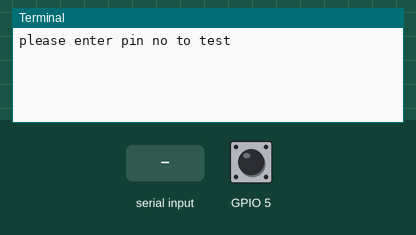
Recording of a program running on a simulated Raspberry Pi (BCM pin numbers). On the bench: the last lines printed to the terminal. The test bench sets the inputs (shaded band); at power-on: GPIO 5 HIGH. The clock reads 2024-03-15 10:24:30 at power-on unless the program sets it.

Above: at 1.2 s.
1.3 s: "5" typed at the terminal, then Enter
At 2.5 s:
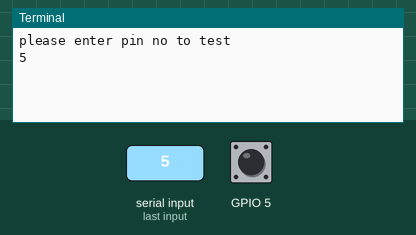
2.8 s: GPIO 5 pulled LOW for 0.15 s
At 3.9 s:
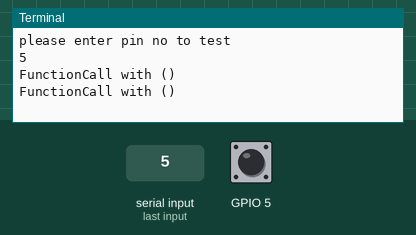

The program:

simple_button.py
```python
import time
from signal import pause
import logging
import RPi.GPIO as GPIO
GPIO.setmode(GPIO.BCM)

logger = logging.getLogger(__name__)


def parse_edge_key(edge):
    if edge in [GPIO.FALLING, GPIO.RISING, GPIO.BOTH]:
        edge
    elif edge.lower() == 'falling':
        edge = GPIO.FALLING
    elif edge.lower() == 'raising':
        edge = GPIO.RISING
    elif edge.lower() == 'both':
        edge = GPIO.BOTH
    else:
        raise KeyError('Unknown Edge type {edge}'.format(edge=edge))
    return edge


def parse_pull_up_down(pull_up_down):
    if pull_up_down in [GPIO.PUD_UP, GPIO.PUD_DOWN, GPIO.PUD_OFF]:
        pull_up_down
    elif pull_up_down.lower() == 'pull_up':
        pull_up_down = GPIO.PUD_UP
    elif pull_up_down.lower() == 'pull_down':
        pull_up_down = GPIO.PUD_DOWN
    elif pull_up_down.lower() == 'pull_off':
        pull_up_down = GPIO.PUD_OFF
    else:
        raise KeyError('Unknown Pull Up/Down type {pull_up_down}'.format(pull_up_down=pull_up_down))
    return pull_up_down


# This function takes a holding time (fractional seconds), a channel, a GPIO state and an action reference (function).
# It checks if the GPIO is in the state since the function was called. If the state
# changes it return False. If the time is over the function returns True.
def checkGpioStaysInState(holdingTime, gpioChannel, gpioHoldingState):
    # Get a reference start time (https://docs.python.org/3/library/time.html#time.perf_counter)
    startTime = time.perf_counter()
    # Continously check if time is not over
    while True:
        currentState = GPIO.input(gpioChannel)
        if holdingTime < (time.perf_counter() - startTime):
            break
        # Return if state does not match holding state
        if (gpioHoldingState != currentState):
            return False
        # Else: Wait

    if (gpioHoldingState != currentState):
        return False
    return True


class SimpleButton:
    def __init__(self, pin, action=lambda *args: None, name=None, bouncetime=500, edge=GPIO.FALLING,
                 hold_time=.1, hold_repeat=False, pull_up_down=GPIO.PUD_UP):
        self.edge = parse_edge_key(edge)
        self.hold_time = hold_time
        self.hold_repeat = hold_repeat
        self.pull_up = True
        self.pull_up_down = parse_pull_up_down(pull_up_down)

        self.pin = pin
        self.name = name
        self.bouncetime = bouncetime
        GPIO.setup(self.pin, GPIO.IN, pull_up_down=self.pull_up_down)
        self._action = action
        GPIO.add_event_detect(self.pin, edge=self.edge, callback=self.callbackFunctionHandler,
                              bouncetime=self.bouncetime)

    def callbackFunctionHandler(self, *args):
        if (len(args) > 0 and args[0] == self.pin):
            logger.debug('args before: {}'.format(args))
            args = args[1:]
            logger.debug('args after: {}'.format(args))

        if self.hold_repeat:
            return self.holdAndRepeatHandler(*args)
        logger.info('{}: executre callback'.format(self.name))
        return self.when_pressed(*args)

    @property
    def when_pressed(self):
        logger.info('{}: action'.format(self.name))
        return self._action

    @when_pressed.setter
    def when_pressed(self, func):
        logger.info('{}: set when_pressed')
        self._action = func

        GPIO.remove_event_detect(self.pin)
        self._action = func
        logger.info('add new action')
        GPIO.add_event_detect(self.pin, edge=self.edge, callback=self.callbackFunctionHandler, bouncetime=self.bouncetime)

    def set_callbackFunction(self, callbackFunction):
        self.when_pressed = callbackFunction

    def holdAndRepeatHandler(self, *args):
        logger.info('{}: holdAndRepeatHandler'.format(self.name))
        # Rise volume as requested
        self.when_pressed(*args)
        # Detect holding of button
        while checkGpioStaysInState(self.hold_time, self.pin, GPIO.LOW):
            self.when_pressed(*args)

    def __del__(self):
        logger.debug('remove event detection')
        GPIO.remove_event_detect(self.pin)

    @property
    def is_pressed(self):
        if self.pull_up:
            return not GPIO.input(self.pin)
        return GPIO.input(self.pin)

    def __repr__(self):
        return '<SimpleButton-{}(pin {},hold_repeat={},hold_time={})>'.format(
            self.name, self.pin, self.hold_repeat, self.hold_time
        )


if __name__ == "__main__":
    print('please enter pin no to test')
    pin = int(input())
    func = lambda *args: print('FunctionCall with {}'.format(args))
    btn = SimpleButton(pin=pin, action=func, hold_repeat=True)
    pause()
```

Measured:
- after the input at 1.3 s, the terminal: prints a new line at once (image 1)
- after the input at 2.8 s, the terminal: prints a new line at once (image 2)
